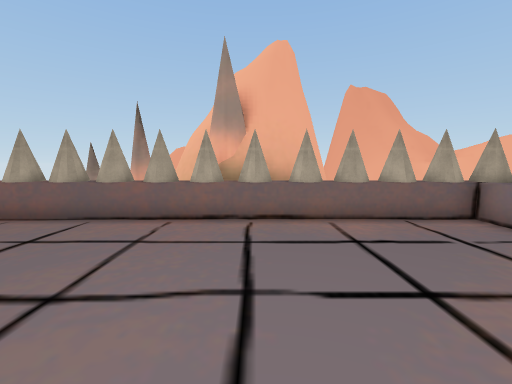
View 1 (above)

17 first-person views from a walk through a scene from a Unity 3-D project. The camera is 1.4 m above the floor, tilts 6° down and sees 90° across. The floor is counted in squares, 1 m on a side. Each view is taken from the middle of a square. On the plan, view 1 faces up. The plan holds only what a view shows up to about 13 squares ahead; the rest is blank. The place goes on beyond the plan. The player character is not drawn.

View 2
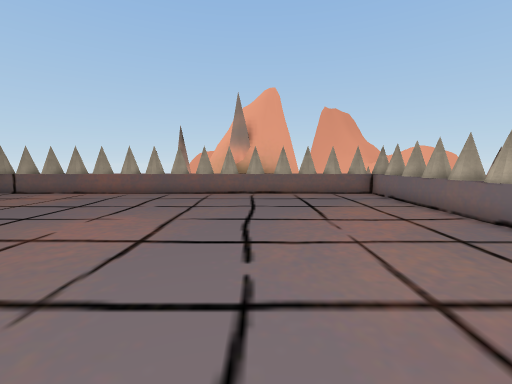

View 3
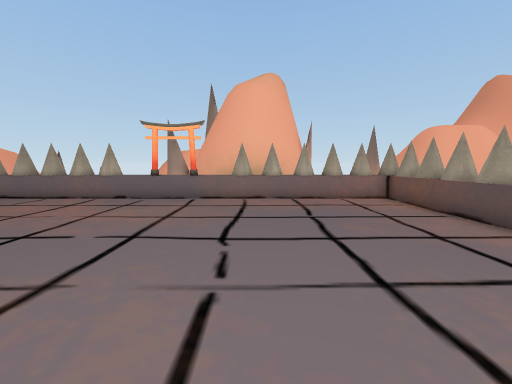

View 4
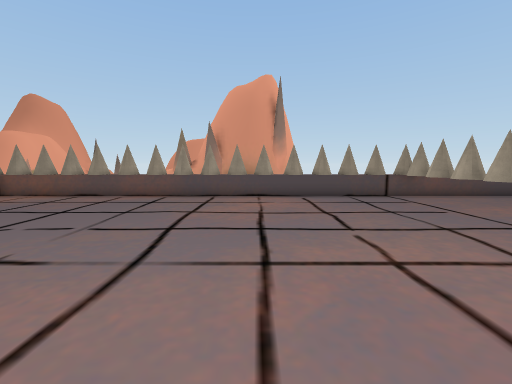

View 5
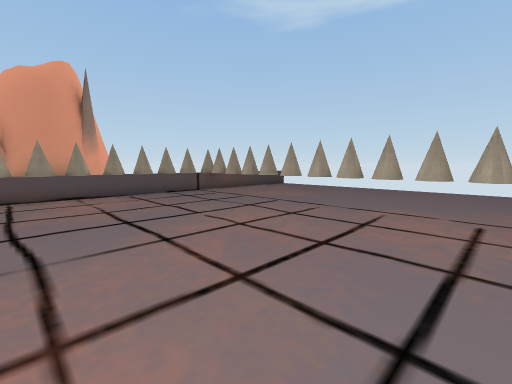

View 6
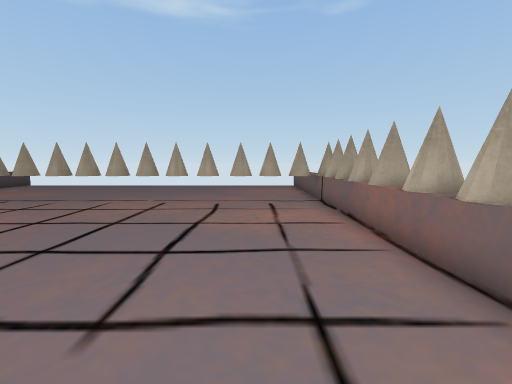

View 7
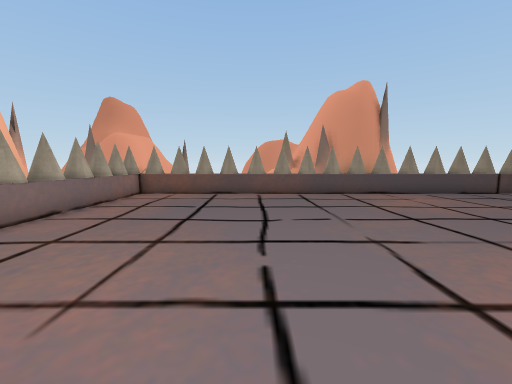

View 8
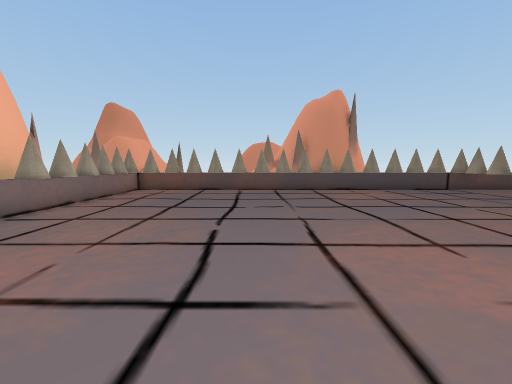

View 9
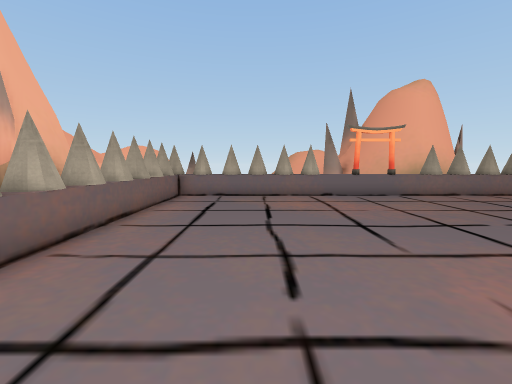

View 10
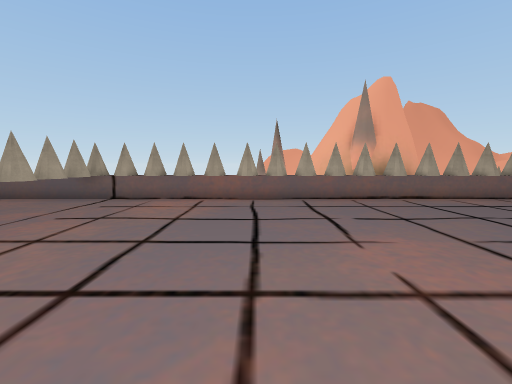

View 11
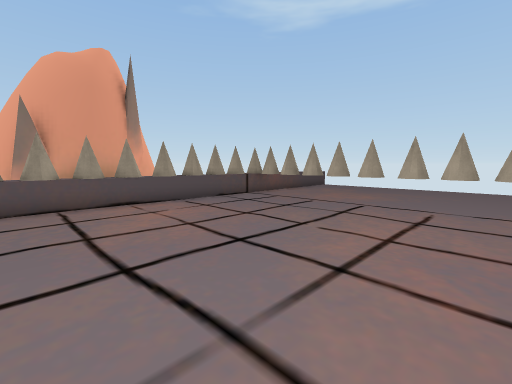

View 12
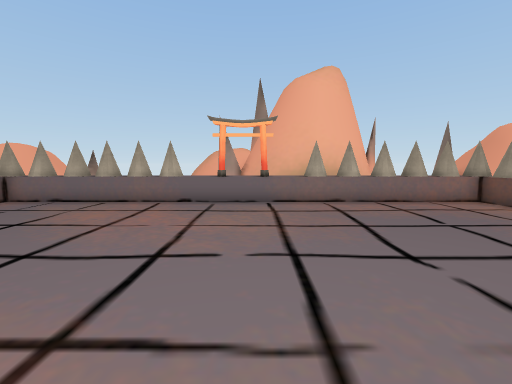

View 13
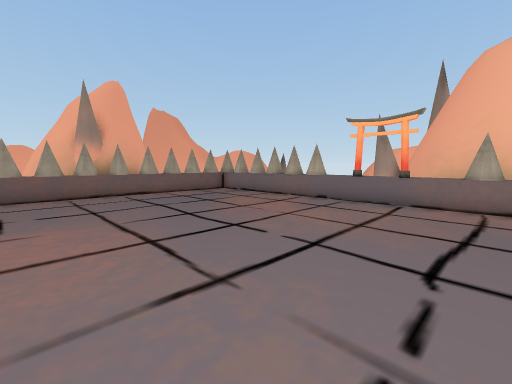

View 14
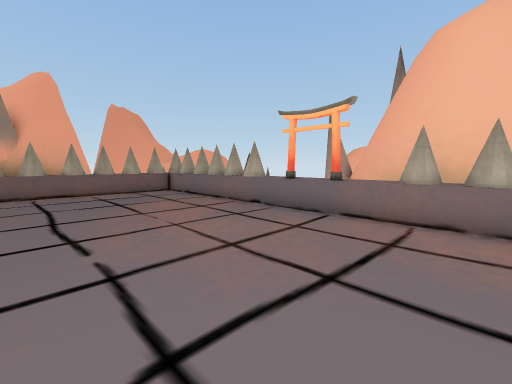

View 15
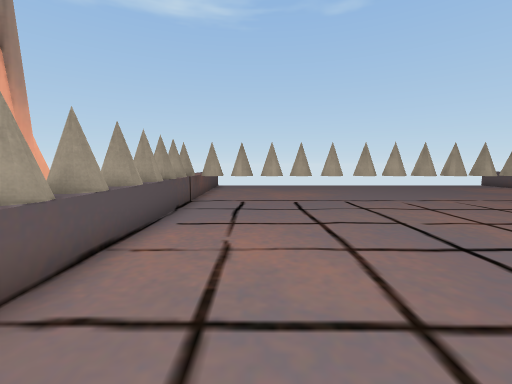

View 16
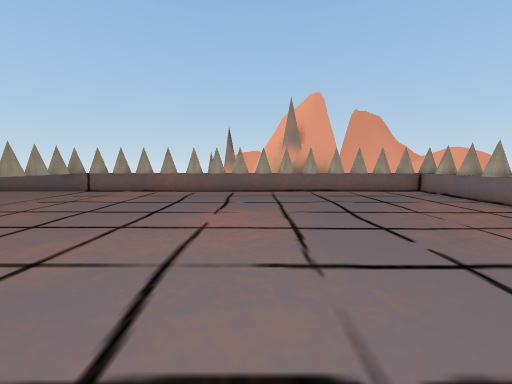

View 17
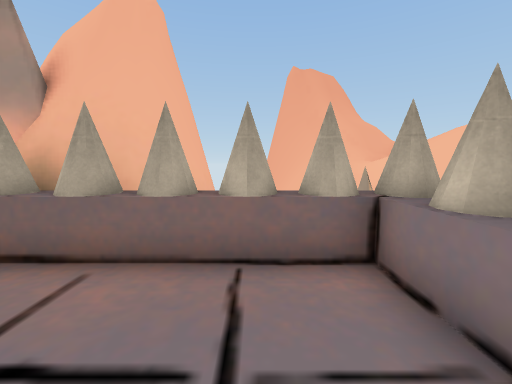

### Floor plan
Key: @ floor where view 1 was taken; # wall or solid block; . floor; = window, fence, low wall or low ledge; C cone.
Columns run from 15 left of view 1 to 7 right of it. Each row starts with its distance up from view 1.
  9                  ##   #
  8             ######    #
  7 ##CC#CCC#CCCC#CCC#CCCC#
  6   C..................C#
  5   C..................##
  4   #..................C#
  3   C..................C#
  2   C..................C#
  1   C..................##
  0   #............@.....C#
 -1   C..................=#
 -2   C..................##
 -3   C..................##
 -4   C..................=#
 -5   #..................C#
 -6   C..................##
 -7   C..................C#
 -8   C..................C#
 -9   #..................C#
-10   C..................C#
-11   C..................##
-12 ##CC#CCC#CCCC#CCC#CCC##
-13         ######        #
-14                       #

Where each view was taken, in squares from view 1:
view 1: 0 up, 0 right, facing up
view 2: 6 down, 0 right, facing up
view 3: 6 down, 5 left, facing right
view 4: 0 up, 6 left, facing down
view 5: 1 up, 4 left, facing down-left
view 6: 4 up, 2 left, facing left
view 7: 1 up, 0 right, facing down
view 8: 3 up, 1 left, facing down
view 9: 3 up, 6 left, facing right
view 10: 4 down, 6 left, facing up
view 11: 2 down, 3 left, facing down-left
view 12: 3 down, 4 left, facing right
view 13: 6 down, 4 left, facing up-right
view 14: 7 down, 1 left, facing up-right
view 15: 9 down, 2 left, facing left
view 16: 7 down, 3 left, facing up
view 17: 3 up, 4 right, facing up
